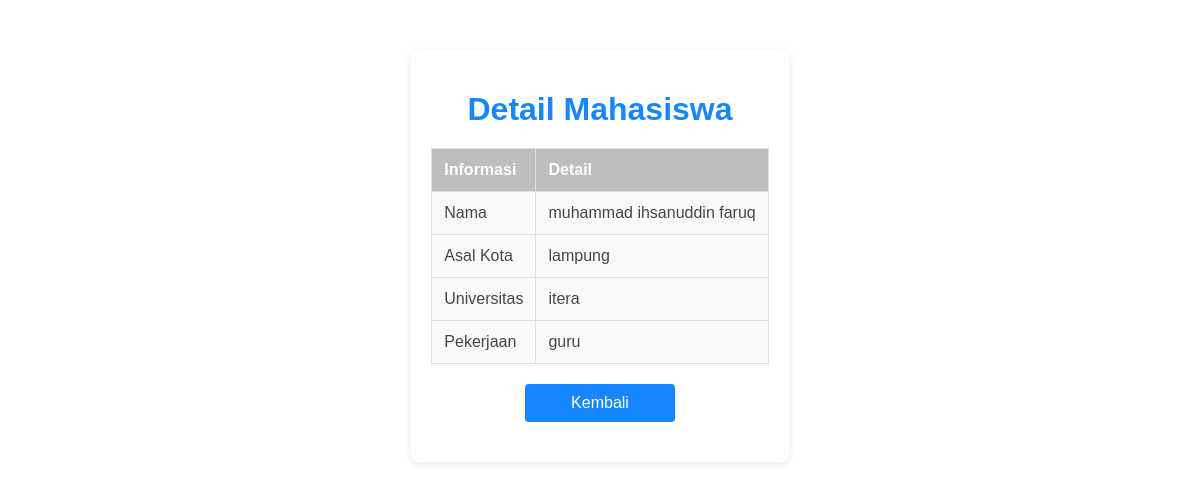
Page /view.php?id=1 on the committed database.
### tables this page shows
CREATE TABLE `mahasiswa` (
  `id` int(11) NOT NULL,
  `nama` varchar(100) DEFAULT NULL,
  `asal_kota` varchar(100) DEFAULT NULL,
  `universitas` varchar(100) DEFAULT NULL,
  `pekerjaan` varchar(100) DEFAULT NULL
);

### view.php (the view, shortened to what this page needs)
<?php
$conn = new mysqli('localhost', 'root', '', 'data_mahasiswa');
$id = $_GET['id'];
$data = $conn->query("SELECT * FROM mahasiswa WHERE id=$id")->fetch_assoc();
?>
<!DOCTYPE html>
<html lang="en">
<head>
</head>
<body>
    <div class="container">
        <h1>Detail Mahasiswa</h1>
        <table>
            <tr>
                <th>Informasi</th>
                <th>Detail</th>
            </tr>
            <tr>
                <td>Nama</td>
                <td><?= $data['nama']; ?></td>
            </tr>
            <tr>
                <td>Asal Kota</td>
                <td><?= $data['asal_kota']; ?></td>
            </tr>
            <tr>
                <td>Universitas</td>
                <td><?= $data['universitas']; ?></td>
            </tr>
            <tr>
                <td>Pekerjaan</td>
                <td><?= $data['pekerjaan']; ?></td>
            </tr>
        </table>
        <button onclick="location.href='index.php'">Kembali</button>
    </div>
</body>
</html>

### view.php (style rules this page uses)
body { font-family: 'Arial', sans-serif; background-image: url('blue.jpg'); color: #333; margin: 0; padding: 0; }
.container { width:max-content; margin: 50px auto; background-color: #fff; padding: 20px; border-radius: 8px; box-shadow: 0 2px 8px rgba(0, 0, 0, 0.1); opacity: 0.9; }
h1 { color: #007bff; text-align: center; margin-bottom: 20px; }
table { width: auto; border-collapse: collapse; margin: 20px 0; }
table, th, td { border: 1px solid #ddd; }
th, td { padding: 12px; text-align: left; }
th { background-color:rgb(184, 184, 184); color: white; }
td { background-color: #f8f9fa; }
button { display: block; width: 150px; padding: 10px; background-color: #007bff; color: white; border: none; border-radius: 4px; font-size: 16px; cursor: pointer; margin: 20px auto; transition: background-color 0.3s ease; }

### rows in the picture
mahasiswa: nama "muhammad ihsanuddin faruq", asal_kota "lampung", universitas "itera", pekerjaan "guru"
